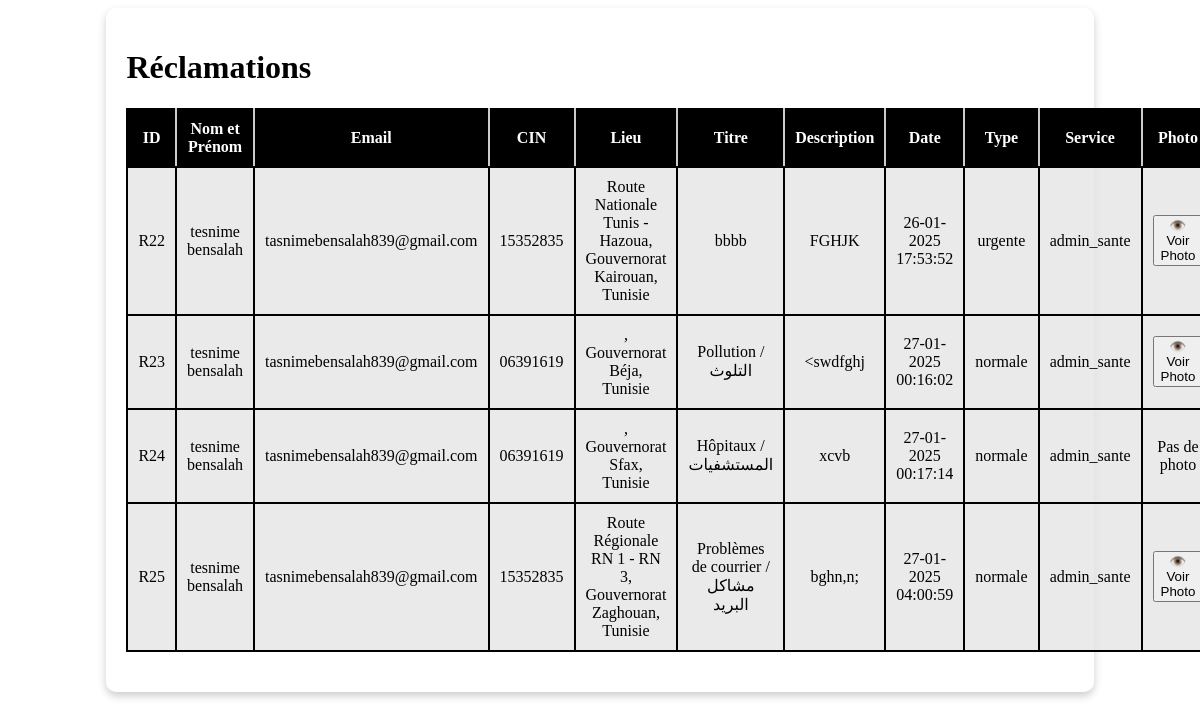
The page /admin_servise.php (signed in) on the database its author committed.
### tables this page shows
CREATE TABLE `reclamations` (
  `id` int(11) NOT NULL,
  `user_id` int(11) DEFAULT NULL,
  `nomPrenom` varchar(255) DEFAULT NULL,
  `email` varchar(255) DEFAULT NULL,
  `cin` varchar(8) DEFAULT NULL,
  `telephone` varchar(20) DEFAULT NULL,
  `titreReclamation` varchar(255) DEFAULT NULL,
  `photo` varchar(255) DEFAULT NULL,
  `service` varchar(100) DEFAULT NULL,
  `typeReclamation` varchar(50) DEFAULT NULL,
  `description` text DEFAULT NULL,
  `lieu` varchar(255) DEFAULT NULL,
  `latitude` float DEFAULT NULL,
  `longitude` float DEFAULT NULL,
  `status` varchar(20) DEFAULT NULL,
  `date` datetime DEFAULT current_timestamp(),
  `admin_id` int(11) DEFAULT NULL
);

### admin_servise.php (the view, shortened to what this page needs)
<?php
$dsn = 'mysql:host=localhost;dbname=reclamations';
$username = 'root';
$password = '';
try {
    $pdo = new PDO($dsn, $username, $password);
    $pdo->setAttribute(PDO::ATTR_ERRMODE, PDO::ERRMODE_EXCEPTION);
} catch (PDOException $e) {
    die("Erreur de connexion : " . $e->getMessage());
}
$adminServiceId = $_SESSION['user_id'];
$stmt = $pdo->prepare("SELECT role FROM users WHERE id = :id");
$stmt->execute(['id' => $adminServiceId]);
$user = $stmt->fetch(PDO::FETCH_ASSOC);
$stmt = $pdo->prepare("SELECT * FROM reclamations WHERE service = :service");
$stmt->execute(['service' => $user['role']]);
$reclamations = $stmt->fetchAll(PDO::FETCH_ASSOC);
?>
<!DOCTYPE html>
<html lang="fr">
<head>
    <link rel="stylesheet" href="style.css">
</head>
<body>
<div class="container">
    <h1> Réclamations</h1>
    <table class="table">
        <thead class="theadnoi">
            <tr>
                <th>ID</th>
                <th>Nom et Prénom</th>
                <th>Email</th>
                <th>CIN</th>
                <th>Lieu</th>
                <th>Titre</th>
                <th>Description</th>
                <th>Date</th>
                <th>Type</th>
                <th>Service</th>
                <th>Photo</th>
            </tr>
        </thead>
        <tbody>
            <?php foreach ($reclamations as $reclamation): ?>
                <tr>
                    <td>R<?= htmlspecialchars($reclamation['id']); ?></td>
                    <td><?= htmlspecialchars($reclamation['nomPrenom']); ?></td>
                    <td><?= htmlspecialchars($reclamation['email']); ?></td>
                    <td><?= htmlspecialchars($reclamation['cin']); ?></td>
                    <td><?= htmlspecialchars($reclamation['lieu']); ?></td>
                    <td><?= htmlspecialchars($reclamation['titreReclamation']); ?></td>
                    <td><?= htmlspecialchars($reclamation['description']); ?></td>
                    <td><?= date('d-m-Y H:i:s', strtotime($reclamation['date'])); ?></td>
                    <td><?= htmlspecialchars($reclamation['typeReclamation']); ?></td>
                    <td><?= htmlspecialchars($reclamation['service']); ?></td>
                    <td>
                        <?php if ($reclamation['photo']): ?>
                            <button onclick="voirPhoto('uploads/<?= htmlspecialchars($reclamation['photo']) ?>')" class="voir-photo-btn">👁️ Voir Photo</button>
                        <?php else: ?>
                            Pas de photo
                        <?php endif; ?>
                    </td>
                </tr>
            <?php endforeach; ?>
        </tbody>
    </table>
</div>
</body>
</html>

### style.css (style rules this page uses)
.container { background-color: #fff; border-radius: 10px; box-shadow: 0 4px 8px rgba(0, 0, 0, 0.2); }
.table { width: 100%; border-collapse: collapse; margin-bottom: 20px; border: 1px solid rgba(0, 0, 0, 0.826); }
.table th, .table td { padding: 10px; text-align: center; border: 2px solid #000000; }
.table th { color: #ffffff; font-weight: bold; }
tbody { background-color: #e6e5e5cd; }
.container { width: 80%; margin: auto; background: #ffffff; padding: 20px; border-radius: 10px; box-shadow: 0 4px 8px rgba(0, 0, 0, 0.2); }
.theadnoi { background-color: #000000; color: white; }
.theadnoi th { padding: 10px; text-align: center; border-right: 2px solid #ccc; }

### rows shown on the page
reclamations: id "22", nomPrenom "tesnime bensalah", email "tasnimebensalah839@gmail.com", cin "15352835", lieu "Route Nationale Tunis - Hazoua, Gouvernorat Kairouan, Tunisie", titreReclamation "bbbb", description "FGHJK", date "26-01-2025 17:53:52", typeReclamation "urgente", service "admin_sante"
reclamations: id "23", nomPrenom "tesnime bensalah", email "tasnimebensalah839@gmail.com", cin "06391619", lieu ", Gouvernorat Béja, Tunisie", titreReclamation "Pollution / التلوث", description "<swdfghj", date "27-01-2025 00:16:02", typeReclamation "normale", service "admin_sante"
reclamations: id "24", nomPrenom "tesnime bensalah", email "tasnimebensalah839@gmail.com", cin "06391619", lieu ", Gouvernorat Sfax, Tunisie", titreReclamation "Hôpitaux / المستشفيات", description "xcvb", date "27-01-2025 00:17:14", typeReclamation "normale", service "admin_sante", photo "Pas de photo"
reclamations: id "25", nomPrenom "tesnime bensalah", email "tasnimebensalah839@gmail.com", cin "15352835", lieu "Route Régionale RN 1 - RN 3, Gouvernorat Zaghouan, Tunisie", titreReclamation "Problèmes de courrier / مشاكل البريد", description "bghn,n;", date "27-01-2025 04:00:59", typeReclamation "normale", service "admin_sante"
